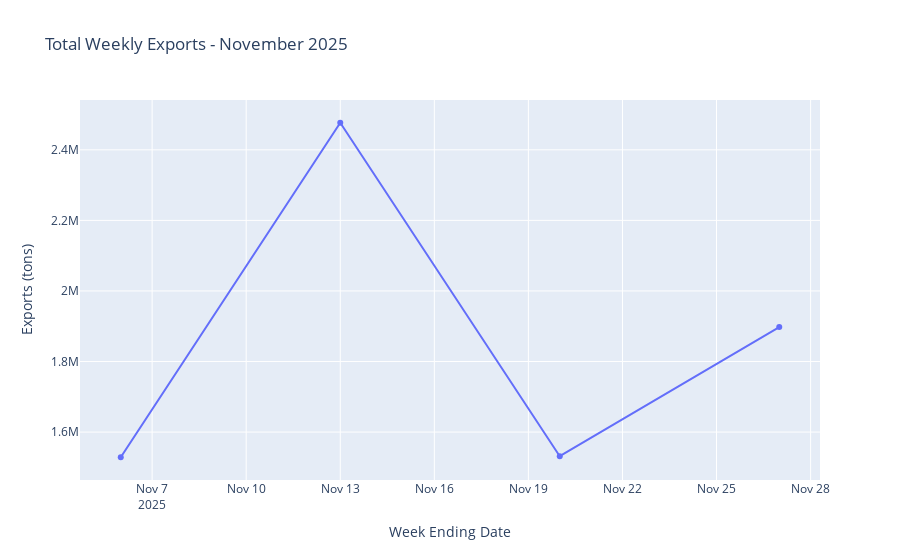

Source (notebook cell):
### Code cell
import plotly.express as px

exports["weekEndingDate"] = pd.to_datetime(exports["weekEndingDate"])
november_data = exports[(exports["weekEndingDate"].dt.year == 2025) & (exports["weekEndingDate"].dt.month == 11)]
weekly_total_exports = november_data.groupby("weekEndingDate")["weeklyExports"].sum().reset_index()

figure1 = px.line(
    weekly_total_exports,
    x="weekEndingDate",        # column used for x-axis
    y="weeklyExports",         # column used for y-axis
    title="Total Weekly Exports - November 2025",
    markers=True,
    labels={                    # this is how you name the axes
        "weekEndingDate": "Week Ending Date",  # friendly x-axis title
        "weeklyExports": "Exports (tons)"      # friendly y-axis title
    }
)

figure1.show()

### Figure 1 — Plotly figure (JSON) as saved in the notebook; plotly's stock layout.template omitted (floating-point values rounded to 4 significant figures)
{"data": [{"hovertemplate": "Week Ending Date=%{x}<br>Exports (tons)=%{y}<extra></extra>", "legendgroup": "", "line": {"color": "#636efa", "dash": "solid"}, "marker": {"symbol": "circle"}, "mode": "lines+markers", "name": "", "orientation": "v", "showlegend": false, "type": "scatter", "x": ["2025-11-06T00:00:00.000000000", "2025-11-13T00:00:00.000000000", "2025-11-20T00:00:00.000000000", "2025-11-27T00:00:00.000000000"], "xaxis": "x", "y": [1528644, 2476796, 1531636, 1897585], "yaxis": "y"}], "layout": {"legend": {"tracegroupgap": 0}, "title": {"text": "Total Weekly Exports - November 2025"}, "xaxis": {"anchor": "y", "domain": [0, 1], "title": {"text": "Week Ending Date"}}, "yaxis": {"anchor": "x", "domain": [0, 1], "title": {"text": "Exports (tons)"}}}}
